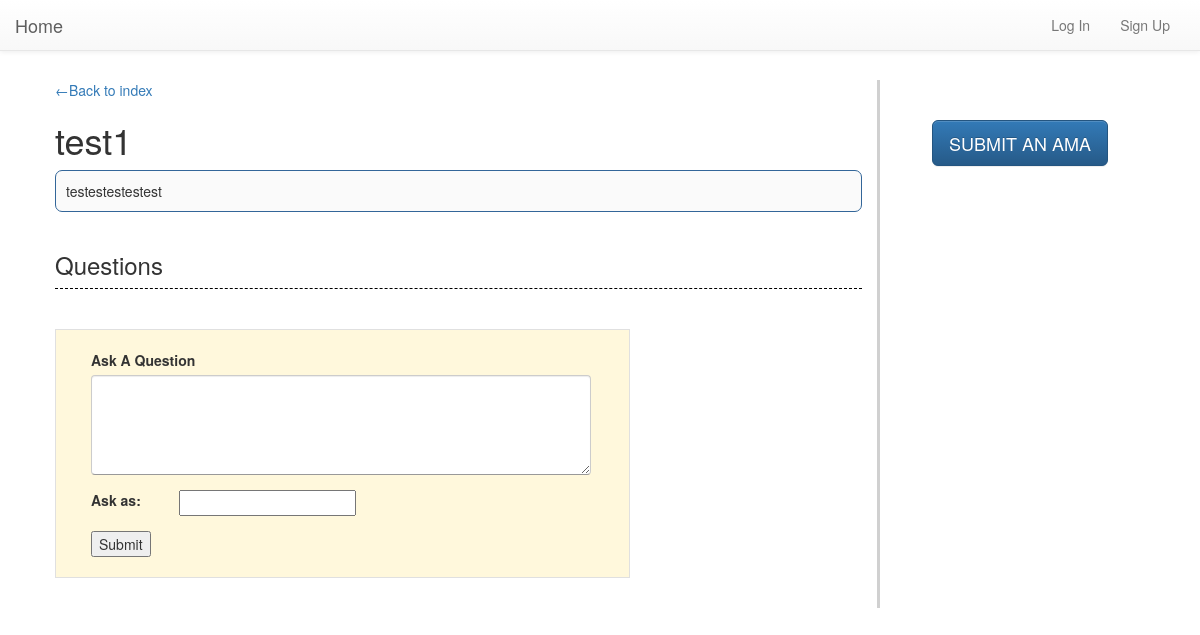
Page /ama/17/ on the earlier database version.
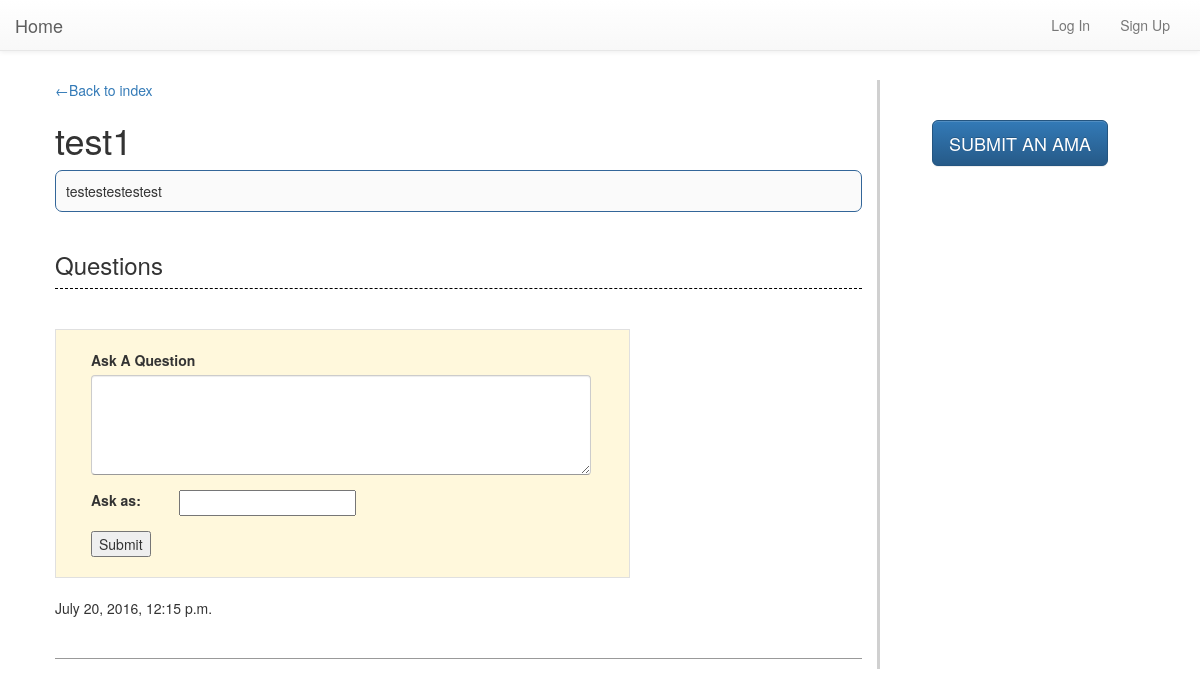
Same page on the later database version.
### home/models.py (models this page shows, shortened)
class AMA(models.Model):
    author = models.ForeignKey(User)
    title = models.CharField(max_length=100)
    description = models.CharField(max_length=1000)
    pub_date = models.DateTimeField(default=timezone.now)

class Question(models.Model):
    author = models.ForeignKey(User, null=True)
    author_name = models.CharField(max_length=25, default='Anonymous')
    ama = models.ForeignKey(AMA, on_delete=models.CASCADE)
    question = models.CharField(max_length=400)
    pub_date = models.DateTimeField(default=timezone.now)
    comments = fields.GenericRelation(Comment)

### home/views.py (the view)
# urls.py: url(r'^ama/(?P<pk>[0-9]+)/$', AMADetailView.as_view(), name='ama_detail'),
class AMADetailView(DetailView):
    template_name = 'ama/detail.html'
    model = AMA

### home/templates/ama/detail.html (shortened to what this page needs)
{% extends "base.html" %}
{% block left-content %}
<a href="{% url 'index' %}">&#8592Back to index</a>
<h1>{{ ama.title }}</h1>
{% if ama.description %}
<p class="ama-description">
  {{ ama.description|linebreaksbr }}
</p>
{% endif %}
<h3 class="questions-header">Questions</h3>
<form class="speech-form" action="{{ request.path }}question/" method="POST">
  <div class="form-group">
    <label for="question">Ask A Question</label>
    <textarea name="question" class="form-control question" rows="1" cols="1"></textarea>
  </div>
  <div class="form-group">
    <div class="row">
      <div class="col-xs-2">
        <label>Ask as: </label>
      </div>
      <div class="col-xs-10">
        {% if user.username %}
        <label for="username">
          <input type="radio" name="author_name" id="username" value="{{ user.username }}" checked />
          {{ user.username }}
        </label>
        <label for="anonymous">
          <input type="radio" name="author_name" id="anonymous" value="other">
            Other: <input type="text" name="other" value='Anonymous' />
          </input>
        </label>
        {% else %}
        <input type="text" name="author_name">
        {% endif %}
      </div>
    </div>
  </div>
  <input type="submit" value="Submit">
</form>
<ul class="questions-list">
  {% for question in ama.question_set.all reversed %}
  <li class="question" id="question-{{ forloop.counter0 }}">
    <div class="question-author"><b>{{ question.author_name }}</b> {{ question.pub_date }}</div>
    <div class="question-text">{{ question.question|linebreaksbr }}</div>
  </li>
  {% endfor %}
</ul>
{% endblock %}
{% block right-content %}
<h5>
  <a href="{% url 'createama' %}" class="btn btn-primary btn-lg">
    SUBMIT AN AMA
  </a>
</h5>
{% endblock %}

### home/templates/base.html (shortened to what this page needs)
<!DOCTYPE html>
<html>
{% load staticfiles %}
  <head>
    <link rel="stylesheet" href="https://maxcdn.bootstrapcdn.com/bootstrap/3.3.6/css/bootstrap.min.css">
    <link rel="stylesheet" href="https://maxcdn.bootstrapcdn.com/bootstrap/3.3.6/css/bootstrap-theme.min.css">
    <link rel="stylesheet" type="text/css" href="{% static 'css/style.css' %}">
  </head>
  <body>
    <nav class="navbar navbar-default navbar-fixed-top">
      <div class="container-fluid">
        <div class="navbar-header">
          <a class="navbar-brand" href="{% url 'index' %}">Home</a>
        </div>
        <div class="collapse navbar-collapse" id="collapse-menu">
          <ul class="nav navbar-nav pull-right">
            <li><a href="{% url 'index' %}">{{ user.username }}</a></li>
            {% if user.is_authenticated %}
            <li><a href="{% url 'logout'%}">Log Out</a></li>
            {% else %}
            <li><a href="{% url 'login' %}">Log In</a></li>
            <li><a href="{% url 'signup' %}">Sign Up</a></li>
            {% endif %}
          </ul>
        </div>
      </div>
    </nav>
    <div class="container-fluid" id="content">
      <div class="row">
        <div class="col-xs-9 left-content">
          {% block left-content %}{% endblock %}
        </div>
        <div class="col-xs-3 right-content">
          {% block right-content %}{% endblock %}
        </div>
      </div>
    </div>
  </body>
</html>

### home/static/css/style.css (style rules this page uses)
body { padding: 40px; padding-top: 80px; }
ul { padding: 0; }
li { list-style: none; }
label { display: block; white-space: nowrap; }
.ama-description { background-color: #fafafa; border: thin solid #369; border-radius: 7px; padding: 10px; }
.left-content { border-right: 3px solid #d0d0d0; }
.right-content { text-align: center; padding-top: 30px; }
textarea.question { width: 500px; height: 100px; }
.speech-form { width: 575px; background-color: cornsilk; padding: 20px 40px 20px 35px; border: thin solid #e0e0e0; }
.question { border-bottom: thin solid #999999; padding-bottom: 20px; }
.question-author { margin-bottom: 10px; }
.questions-header { padding-top: 20px; padding-bottom: 10px; border-bottom: thin dashed black; margin-bottom: 40px; }
.questions-list { padding: 0px; padding-top: 20px; }
.question-text { padding-bottom: 10px; }

Differences in the rows shown:
added Question: pub_date "July 20, 2016, 12:15 p.m."
